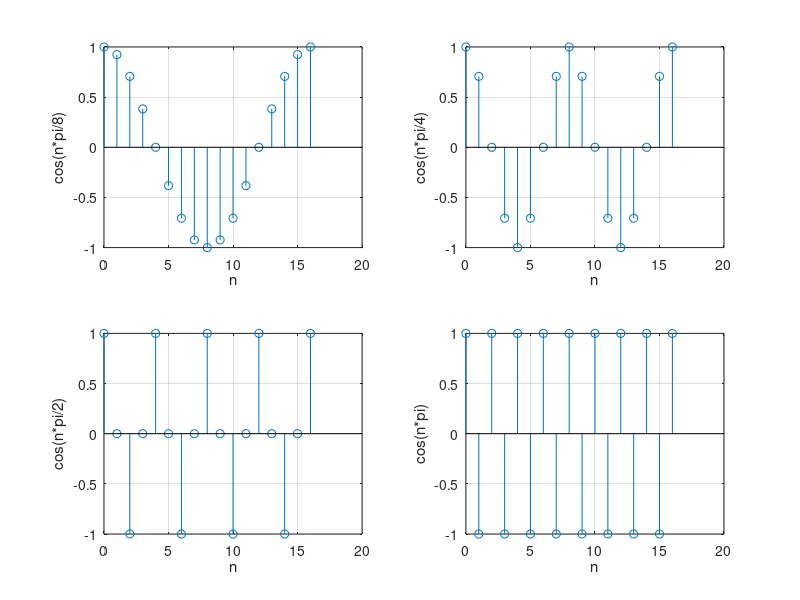

This chart was generated by the following MATLAB code:
n=0:16;
subplot(2,2,1), stem(n,cos(n*pi/8))
grid,xlabel('n'),ylabel('cos(n*pi/8)')
subplot(2,2,2), stem(n,cos(n*pi/4))
grid,xlabel('n'),ylabel('cos(n*pi/4)')
subplot(2,2,3), stem(n,cos(n*pi/2))
grid,xlabel('n'),ylabel('cos(n*pi/2)')
subplot(2,2,4), stem(n,cos(n*pi))
grid,xlabel('n'),ylabel('cos(n*pi)')
